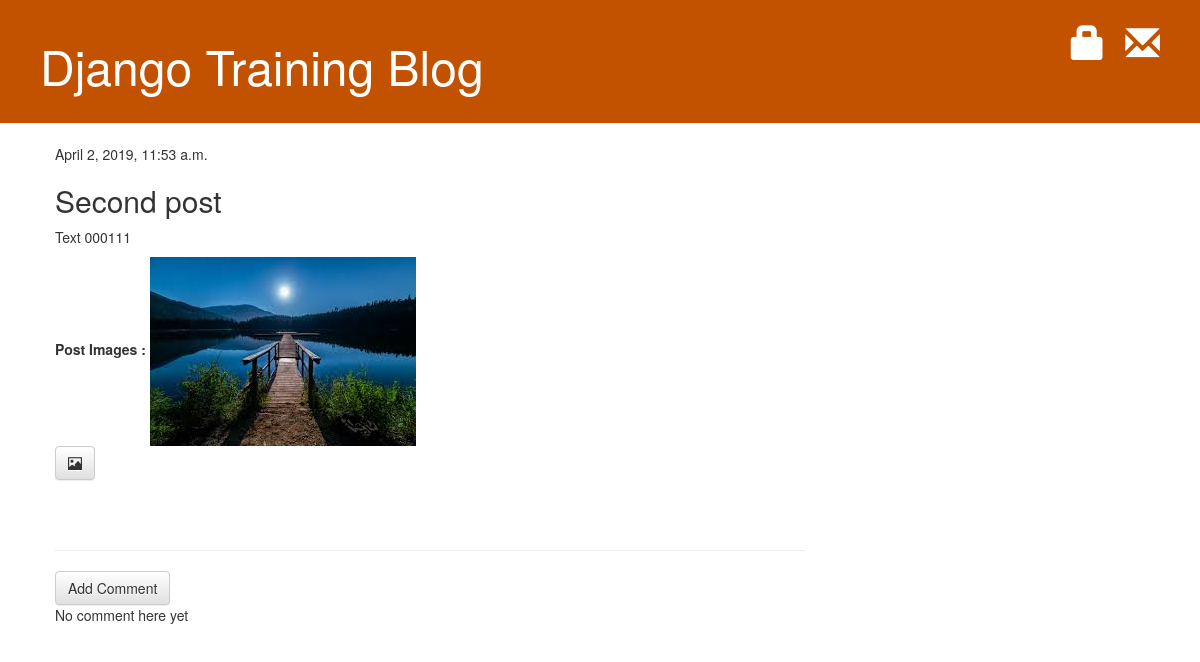
The app's page /post/2/ with its own data.
### blog/models.py (models this page shows, shortened)
class Post(models.Model):
	author = models.ForeignKey(settings.AUTH_USER_MODEL, on_delete=models.CASCADE)
	title = models.CharField(max_length=200)
	text = models.CharField(max_length=5000)
	created_date = models.DateTimeField(default=timezone.now)
	published_date = models.DateTimeField(blank=True, null=True)

class PostImage(models.Model):
	post = models.ForeignKey('blog.Post', on_delete=models.DO_NOTHING)
	image = models.ImageField(upload_to='blog/images/')
	featured = models.BooleanField(default=False)
	updated = models.DateTimeField(auto_now_add = False, auto_now=True)
	thumbnail = models.BooleanField(default=False)
	active = models.BooleanField(default=True)

### blog/views.py (the view)
# urls.py: path('post/<int:pk>/', views.PostDetailView.as_view(), name='post_detail'),
class PostDetailView(generic.DetailView):
	template_name = 'blog/showPost.html'
	model = Post
	context_object_name = 'post'

### blog/templates/blog/showPost.html (shortened to what this page needs)
{% extends 'blog/base.html' %}
{% block content %}
    <div class="post">
        {% if post.published_date %}
            <div class="date">
                {{ post.published_date }}
            </div>
        {% else %}
            <a class="btn btn-default" href="{% url 'post_publish'  pk=post.pk %}">Publish</a>
        {% endif %}
        <h2>{{ post.title }}</h2>
        <p>{{ post.text | linebreaks }}</p>
        <div class="img-section">
            {% if post.postimage_set.all %}
                <strong>Post Images :</strong>
                {% for item in post.postimage_set.all %}
                <img src="{{item.image.url}}" class="post-img" alt="{{post.title}}">
                {% endfor %}
            {% endif %}
        </div>
        <a class="btn btn-default" href="{% url 'add_image_to_post' pk=post.pk %}">
            <span class="glyphicon glyphicon-picture"></span>
        </a>
    </div>
    <hr>
    <a class="btn btn-default" href="{% url 'add_comment_to_post' pk=post.pk %}">Add Comment</a>
    {% for comment in post.comments.all %}
        {% if user.is_authenticated or comment.approved_comment %}
            <div class="comment">
                <div class="date">{{comment.created_date}}</div>
                    <a class="btn btn-default" href="{% url 'remove_comment' pk=comment.pk%}">
                        <span class="glyphicon glyphicon-remove"></span>
                    </a>
                    {% if not comment.approved_comment %}
                    <a class="btn btn-default" href="{% url 'approve_comment' pk=comment.pk %}">
                            <span class="glyphicon glyphicon-ok"></span>
                    </a>
                    {% else %}
                    <a class="btn btn-default" href="{% url 'desapprove_comment' pk=comment.pk %}">
                            <span class="glyphicon glyphicon-ban-circle"></span>
                    </a>
                    {% endif %}
                <strong>{{comment.author}}</strong>
                <p>{{comment.text | linebreaks}}</p>
            </div>
        {%endif%}
        {% empty %}
            <p>No comment here yet</p>
    {% endfor %}
{% endblock %}

### blog/static/css/blog.css (style rules this page uses)
.post { margin-bottom: 70px; }

### records on screen
Post: published_date "April 2, 2019, 11:53 a.m.", title "Second post", text "Text 000111"
PostImage: image (picture)
